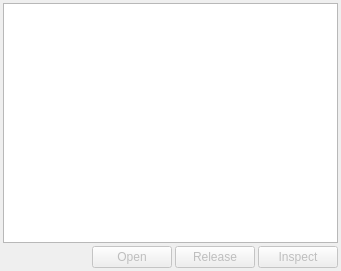
<?xml version="1.0" encoding="UTF-8"?>
<ui version="4.0">
 <class>JobWorkPanel</class>
 <widget class="QWidget" name="JobWorkPanel">
  <property name="geometry">
   <rect>
    <x>0</x>
    <y>0</y>
    <width>341</width>
    <height>271</height>
   </rect>
  </property>
  <property name="windowTitle">
   <string>Job List</string>
  </property>
  <layout class="QVBoxLayout" name="verticalLayout_3">
   <property name="spacing">
    <number>3</number>
   </property>
   <property name="leftMargin">
    <number>3</number>
   </property>
   <property name="topMargin">
    <number>3</number>
   </property>
   <property name="rightMargin">
    <number>3</number>
   </property>
   <property name="bottomMargin">
    <number>3</number>
   </property>
   <item>
    <widget class="QTreeView" name="batchJobListTV">
     <property name="selectionMode">
      <enum>QAbstractItemView::SingleSelection</enum>
     </property>
     <property name="selectionBehavior">
      <enum>QAbstractItemView::SelectRows</enum>
     </property>
     <property name="rootIsDecorated">
      <bool>false</bool>
     </property>
     <property name="itemsExpandable">
      <bool>false</bool>
     </property>
     <property name="expandsOnDoubleClick">
      <bool>false</bool>
     </property>
    </widget>
   </item>
   <item>
    <layout class="QHBoxLayout" name="horizontalLayout">
     <item>
      <spacer name="horizontalSpacer">
       <property name="orientation">
        <enum>Qt::Horizontal</enum>
       </property>
       <property name="sizeHint" stdset="0">
        <size>
         <width>40</width>
         <height>20</height>
        </size>
       </property>
      </spacer>
     </item>
     <item>
      <widget class="QPushButton" name="openTB">
       <property name="enabled">
        <bool>false</bool>
       </property>
       <property name="text">
        <string>Open</string>
       </property>
      </widget>
     </item>
     <item>
      <widget class="QPushButton" name="releaseTB">
       <property name="enabled">
        <bool>false</bool>
       </property>
       <property name="text">
        <string>Release</string>
       </property>
      </widget>
     </item>
     <item>
      <widget class="QPushButton" name="inspectTB">
       <property name="enabled">
        <bool>false</bool>
       </property>
       <property name="text">
        <string>Inspect</string>
       </property>
      </widget>
     </item>
    </layout>
   </item>
  </layout>
 </widget>
 <resources/>
 <connections/>
</ui>
